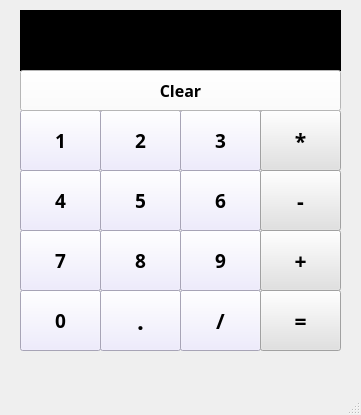
<?xml version="1.0" encoding="UTF-8"?>
<ui version="4.0">
 <class>MainWindow</class>
 <widget class="QMainWindow" name="MainWindow">
  <property name="geometry">
   <rect>
    <x>0</x>
    <y>0</y>
    <width>361</width>
    <height>415</height>
   </rect>
  </property>
  <property name="font">
   <font>
    <family>Century Gothic</family>
    <pointsize>14</pointsize>
    <weight>75</weight>
    <bold>true</bold>
   </font>
  </property>
  <property name="windowTitle">
   <string>MainWindow</string>
  </property>
  <widget class="QWidget" name="centralwidget">
   <widget class="QLabel" name="label">
    <property name="geometry">
     <rect>
      <x>20</x>
      <y>10</y>
      <width>321</width>
      <height>61</height>
     </rect>
    </property>
    <property name="font">
     <font>
      <family>Century Gothic</family>
      <pointsize>11</pointsize>
      <weight>75</weight>
      <bold>true</bold>
     </font>
    </property>
    <property name="styleSheet">
     <string notr="true">color: rgb(170, 85, 255);
background-color: rgb(0, 0, 0);

</string>
    </property>
    <property name="text">
     <string/>
    </property>
   </widget>
   <widget class="QPushButton" name="pushButton_1">
    <property name="geometry">
     <rect>
      <x>20</x>
      <y>110</y>
      <width>81</width>
      <height>61</height>
     </rect>
    </property>
    <property name="styleSheet">
     <string notr="true">
background-color: rgb(234, 230, 255);


</string>
    </property>
    <property name="text">
     <string>1</string>
    </property>
   </widget>
   <widget class="QPushButton" name="pushButton_2">
    <property name="geometry">
     <rect>
      <x>100</x>
      <y>110</y>
      <width>81</width>
      <height>61</height>
     </rect>
    </property>
    <property name="styleSheet">
     <string notr="true">
background-color: rgb(234, 230, 255);


</string>
    </property>
    <property name="text">
     <string>2</string>
    </property>
   </widget>
   <widget class="QPushButton" name="pushButton_3">
    <property name="geometry">
     <rect>
      <x>180</x>
      <y>110</y>
      <width>81</width>
      <height>61</height>
     </rect>
    </property>
    <property name="styleSheet">
     <string notr="true">
background-color: rgb(234, 230, 255);


</string>
    </property>
    <property name="text">
     <string>3</string>
    </property>
   </widget>
   <widget class="QPushButton" name="pushButton_multiply">
    <property name="geometry">
     <rect>
      <x>260</x>
      <y>110</y>
      <width>81</width>
      <height>61</height>
     </rect>
    </property>
    <property name="font">
     <font>
      <family>Century Gothic</family>
      <pointsize>16</pointsize>
      <weight>75</weight>
      <bold>true</bold>
     </font>
    </property>
    <property name="styleSheet">
     <string notr="true">background-color: rgb(225, 225, 225);



</string>
    </property>
    <property name="text">
     <string>*</string>
    </property>
   </widget>
   <widget class="QPushButton" name="pushButton_4">
    <property name="geometry">
     <rect>
      <x>20</x>
      <y>170</y>
      <width>81</width>
      <height>61</height>
     </rect>
    </property>
    <property name="styleSheet">
     <string notr="true">
background-color: rgb(234, 230, 255);


</string>
    </property>
    <property name="text">
     <string>4</string>
    </property>
   </widget>
   <widget class="QPushButton" name="pushButton_5">
    <property name="geometry">
     <rect>
      <x>100</x>
      <y>170</y>
      <width>81</width>
      <height>61</height>
     </rect>
    </property>
    <property name="styleSheet">
     <string notr="true">
background-color: rgb(234, 230, 255);


</string>
    </property>
    <property name="text">
     <string>5</string>
    </property>
   </widget>
   <widget class="QPushButton" name="pushButton_6">
    <property name="geometry">
     <rect>
      <x>180</x>
      <y>170</y>
      <width>81</width>
      <height>61</height>
     </rect>
    </property>
    <property name="styleSheet">
     <string notr="true">
background-color: rgb(234, 230, 255);


</string>
    </property>
    <property name="text">
     <string>6</string>
    </property>
   </widget>
   <widget class="QPushButton" name="pushButton_subtract">
    <property name="geometry">
     <rect>
      <x>260</x>
      <y>170</y>
      <width>81</width>
      <height>61</height>
     </rect>
    </property>
    <property name="font">
     <font>
      <family>Century Gothic</family>
      <pointsize>16</pointsize>
      <weight>75</weight>
      <bold>true</bold>
     </font>
    </property>
    <property name="styleSheet">
     <string notr="true">background-color: rgb(225, 225, 225);



</string>
    </property>
    <property name="text">
     <string>-</string>
    </property>
   </widget>
   <widget class="QPushButton" name="pushButton_7">
    <property name="geometry">
     <rect>
      <x>20</x>
      <y>230</y>
      <width>81</width>
      <height>61</height>
     </rect>
    </property>
    <property name="styleSheet">
     <string notr="true">
background-color: rgb(234, 230, 255);


</string>
    </property>
    <property name="text">
     <string>7</string>
    </property>
   </widget>
   <widget class="QPushButton" name="pushButton_8">
    <property name="geometry">
     <rect>
      <x>100</x>
      <y>230</y>
      <width>81</width>
      <height>61</height>
     </rect>
    </property>
    <property name="styleSheet">
     <string notr="true">
background-color: rgb(234, 230, 255);


</string>
    </property>
    <property name="text">
     <string>8</string>
    </property>
   </widget>
   <widget class="QPushButton" name="pushButton_9">
    <property name="geometry">
     <rect>
      <x>180</x>
      <y>230</y>
      <width>81</width>
      <height>61</height>
     </rect>
    </property>
    <property name="styleSheet">
     <string notr="true">
background-color: rgb(234, 230, 255);


</string>
    </property>
    <property name="text">
     <string>9</string>
    </property>
   </widget>
   <widget class="QPushButton" name="pushButton_add">
    <property name="geometry">
     <rect>
      <x>260</x>
      <y>230</y>
      <width>81</width>
      <height>61</height>
     </rect>
    </property>
    <property name="font">
     <font>
      <family>Century Gothic</family>
      <pointsize>16</pointsize>
      <weight>75</weight>
      <bold>true</bold>
     </font>
    </property>
    <property name="styleSheet">
     <string notr="true">background-color: rgb(225, 225, 225);



</string>
    </property>
    <property name="text">
     <string>+</string>
    </property>
   </widget>
   <widget class="QPushButton" name="pushButton_0">
    <property name="geometry">
     <rect>
      <x>20</x>
      <y>290</y>
      <width>81</width>
      <height>61</height>
     </rect>
    </property>
    <property name="styleSheet">
     <string notr="true">
background-color: rgb(234, 230, 255);


</string>
    </property>
    <property name="text">
     <string>0</string>
    </property>
   </widget>
   <widget class="QPushButton" name="pushButton_point">
    <property name="geometry">
     <rect>
      <x>100</x>
      <y>290</y>
      <width>81</width>
      <height>61</height>
     </rect>
    </property>
    <property name="font">
     <font>
      <family>Century Gothic</family>
      <pointsize>18</pointsize>
      <weight>75</weight>
      <bold>true</bold>
     </font>
    </property>
    <property name="styleSheet">
     <string notr="true">
background-color: rgb(234, 230, 255);


</string>
    </property>
    <property name="text">
     <string>.</string>
    </property>
   </widget>
   <widget class="QPushButton" name="pushButton_division">
    <property name="geometry">
     <rect>
      <x>180</x>
      <y>290</y>
      <width>81</width>
      <height>61</height>
     </rect>
    </property>
    <property name="font">
     <font>
      <family>Century Gothic</family>
      <pointsize>16</pointsize>
      <weight>75</weight>
      <bold>true</bold>
     </font>
    </property>
    <property name="styleSheet">
     <string notr="true">
background-color: rgb(234, 230, 255);


</string>
    </property>
    <property name="text">
     <string>/</string>
    </property>
   </widget>
   <widget class="QPushButton" name="pushButton_equal">
    <property name="geometry">
     <rect>
      <x>260</x>
      <y>290</y>
      <width>81</width>
      <height>61</height>
     </rect>
    </property>
    <property name="font">
     <font>
      <family>Century Gothic</family>
      <pointsize>16</pointsize>
      <weight>75</weight>
      <bold>true</bold>
     </font>
    </property>
    <property name="styleSheet">
     <string notr="true">background-color: rgb(225, 225, 225);



</string>
    </property>
    <property name="text">
     <string>=</string>
    </property>
   </widget>
   <widget class="QPushButton" name="pushButton_clear">
    <property name="geometry">
     <rect>
      <x>20</x>
      <y>70</y>
      <width>321</width>
      <height>41</height>
     </rect>
    </property>
    <property name="font">
     <font>
      <family>Century Gothic</family>
      <pointsize>12</pointsize>
      <weight>75</weight>
      <bold>true</bold>
     </font>
    </property>
    <property name="styleSheet">
     <string notr="true">
background-color: rgb(255, 255, 255);


</string>
    </property>
    <property name="text">
     <string>Clear</string>
    </property>
   </widget>
  </widget>
  <widget class="QMenuBar" name="menubar">
   <property name="geometry">
    <rect>
     <x>0</x>
     <y>0</y>
     <width>361</width>
     <height>29</height>
    </rect>
   </property>
  </widget>
  <widget class="QStatusBar" name="statusbar"/>
 </widget>
 <resources/>
 <connections/>
</ui>
